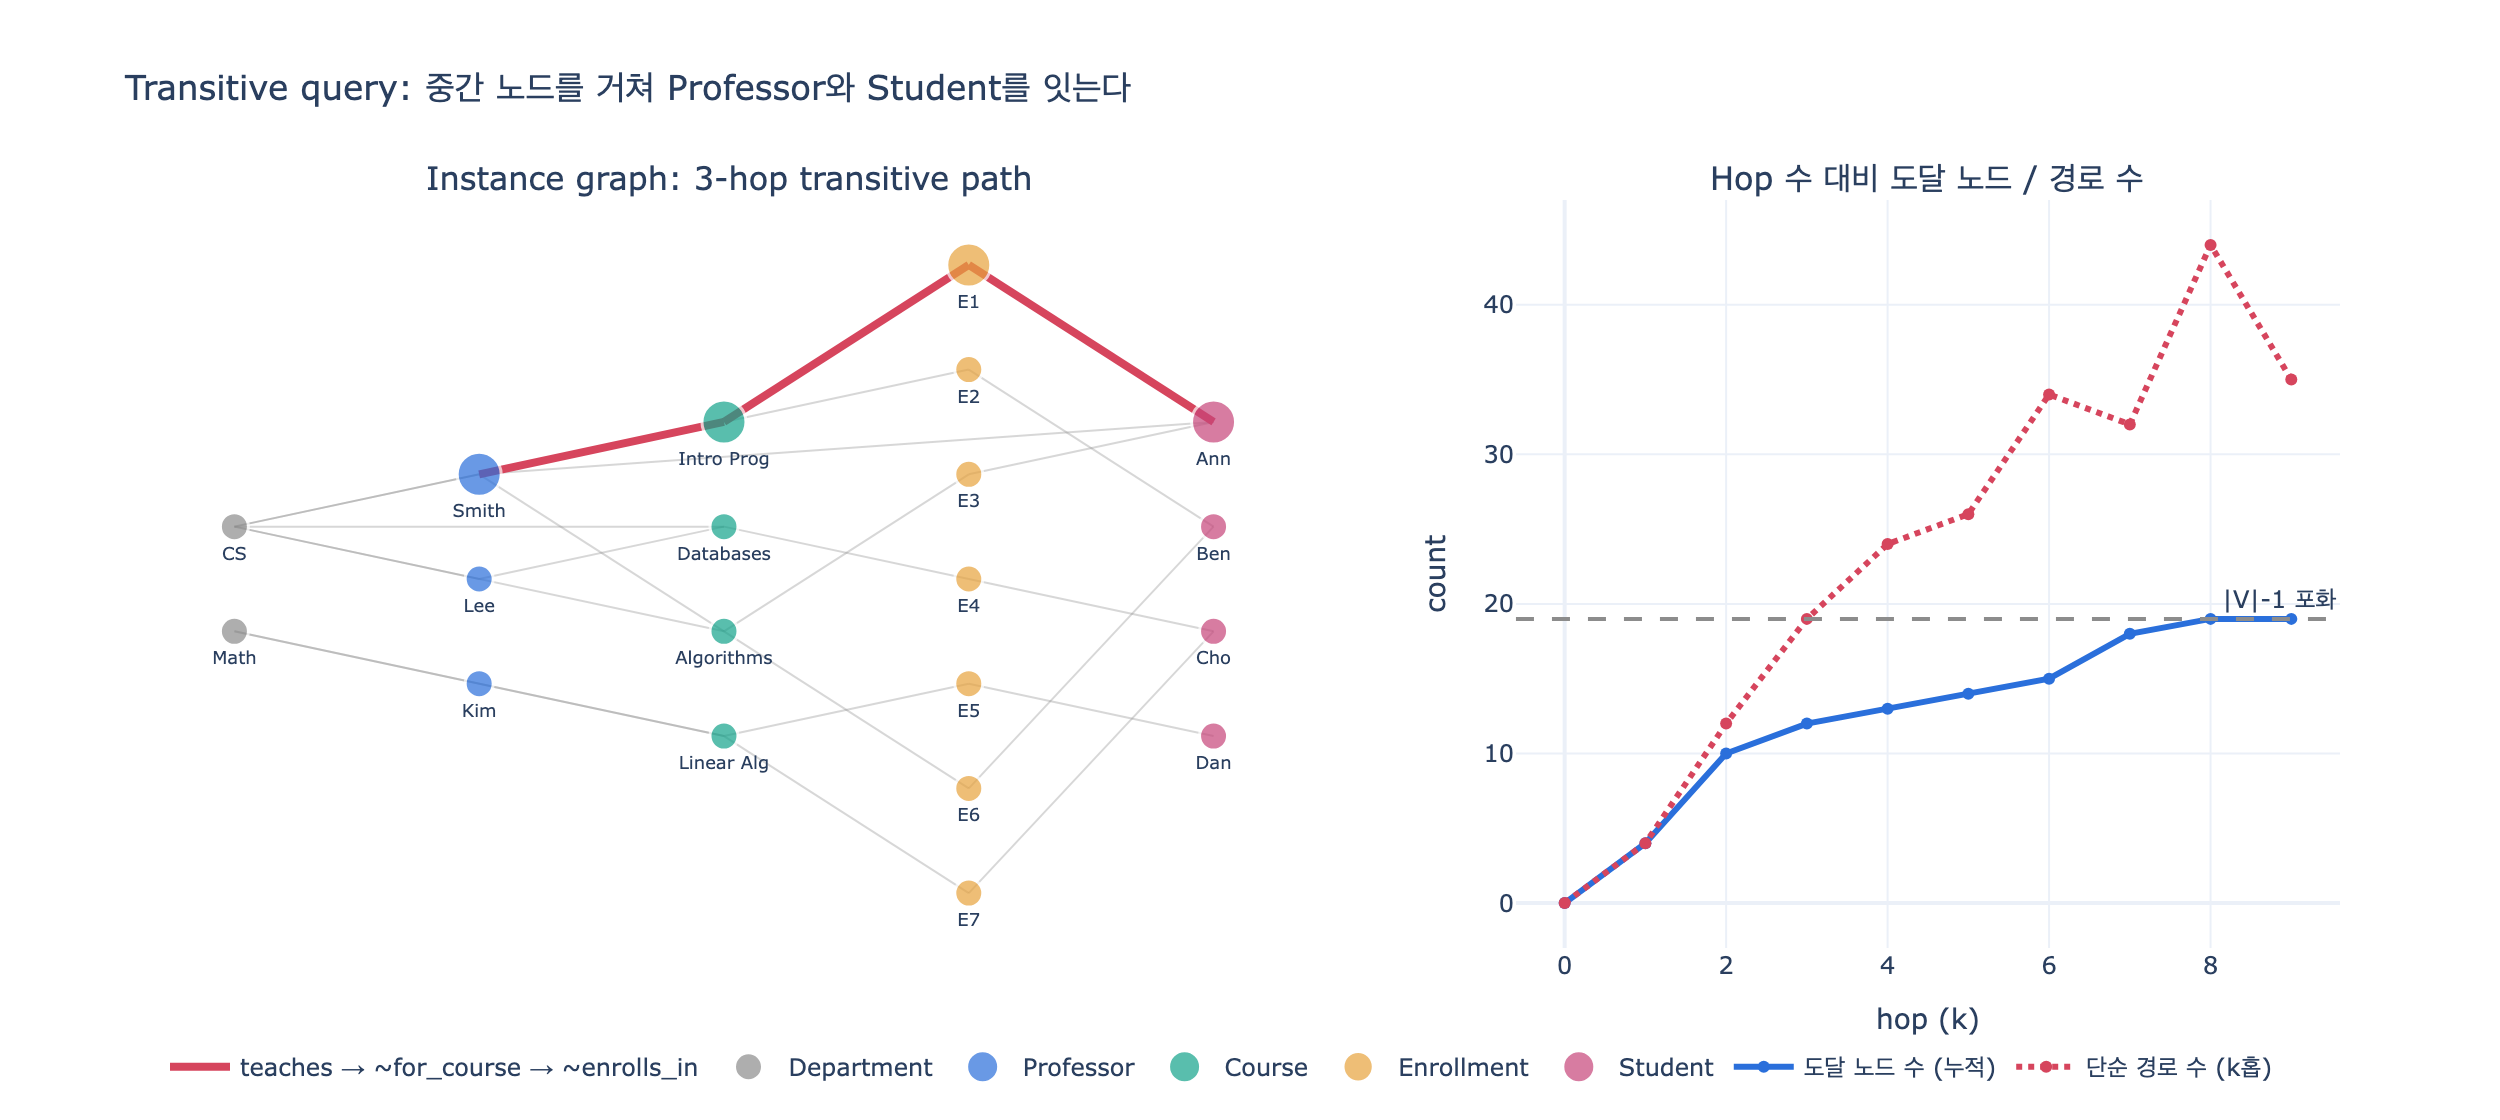

The script that drew this image:
# %% [markdown]
# # Transitive Query(전이 질의) 실험실
#
# **transitive query**란 *직접 관계가 없는 엔티티들을 중간 노드를 거쳐 여러 관계를 연달아 타고 연결하는 질의*다.
#
# University 온톨로지(5 엔티티 / 6 관계)에서 `Professor`와 `Student` 사이에는
# `teaches`, `enrolls_in` 같은 **직접 간선이 존재하지 않는다**(단, `advises`는 별개의 직접 관계다).
# 그럼에도 아래 경로를 타면 둘을 연결할 수 있다.
#
# $$\text{Professor} \xrightarrow{teaches} \text{Course} \xleftarrow{for\_course} \text{Enrollment} \xleftarrow{enrolls\_in} \text{Student}$$
#
# 경로(path)를 형식화하면 간선 라벨 $r_i$ 로 이어지는 노드 열이다.
#
# $$p = v_0 \xrightarrow{r_1} v_1 \xrightarrow{r_2} \cdots \xrightarrow{r_k} v_k, \qquad |p| = k \;(\text{hop 수})$$
#
# - $k = 1$ : **1홉 질의** — 인접 리스트 한 번 조회
# - $k \ge 2$ : **다홉 = 전이 질의** — 중간 노드를 경유
#
# 필요 패키지: plotly, kaleido (설치: `pip install plotly kaleido`)

# %%
from collections import defaultdict, deque
from itertools import count

import plotly.graph_objects as go
from plotly.subplots import make_subplots


def _show(fig):
    try:
        from IPython import get_ipython

        if get_ipython() is not None:  # VSCode 셀/Jupyter에서만 렌더링
            fig.show()
    except ImportError:
        pass


print("ready")
# 출력: ready

# %% [markdown]
# ## 1. 스키마 레벨: 5 엔티티 / 6 관계
#
# 온톨로지 스키마 자체도 그래프다. 먼저 엔티티 타입 사이의 관계를 인접 리스트로 만든다.

# %%
SCHEMA_EDGES = [
    ("Student", "enrolls_in", "Enrollment"),
    ("Enrollment", "for_course", "Course"),
    ("Professor", "teaches", "Course"),
    ("Professor", "advises", "Student"),
    ("Professor", "belongs_to", "Department"),
    ("Department", "offers", "Course"),
]

schema_adj = defaultdict(list)
for src, rel, dst in SCHEMA_EDGES:
    schema_adj[src].append((rel, dst))

for node in ["Department", "Professor", "Course", "Enrollment", "Student"]:
    print(f"{node:12s} -> {schema_adj[node]}")
# 출력: Department   -> [('offers', 'Course')]
# 출력: Professor    -> [('teaches', 'Course'), ('advises', 'Student'), ('belongs_to', 'Department')]
# 출력: Course       -> []            <- 나가는 간선 없음. 역방향 traversal이 필요한 이유
# 출력: Enrollment   -> [('for_course', 'Course')]
# 출력: Student      -> [('enrolls_in', 'Enrollment')]

# %% [markdown]
# ## 2. 인스턴스 데이터
#
# 실제 질의는 인스턴스 그래프 위에서 돈다. 작은 학사 데이터를 만든다.

# %%
NODES = {
    # id: (type, label, props)
    "D_CS": ("Department", "CS", {}),
    "D_MA": ("Department", "Math", {}),
    "P_SMITH": ("Professor", "Smith", {"tenured": True}),
    "P_LEE": ("Professor", "Lee", {"tenured": False}),
    "P_KIM": ("Professor", "Kim", {"tenured": True}),
    "C101": ("Course", "Intro Prog", {"level": 100}),
    "C201": ("Course", "Databases", {"level": 200}),
    "C301": ("Course", "Algorithms", {"level": 300}),
    "M201": ("Course", "Linear Alg", {"level": 200}),
    "E1": ("Enrollment", "E1", {"grade": "A"}),
    "E2": ("Enrollment", "E2", {"grade": "C"}),
    "E3": ("Enrollment", "E3", {"grade": "B"}),
    "E4": ("Enrollment", "E4", {"grade": "A"}),
    "E5": ("Enrollment", "E5", {"grade": "F"}),
    "E6": ("Enrollment", "E6", {"grade": "D"}),
    "E7": ("Enrollment", "E7", {"grade": "B"}),
    "S1": ("Student", "Ann", {}),
    "S2": ("Student", "Ben", {}),
    "S3": ("Student", "Cho", {}),
    "S4": ("Student", "Dan", {}),
}

EDGES = [
    ("P_SMITH", "belongs_to", "D_CS"),
    ("P_LEE", "belongs_to", "D_CS"),
    ("P_KIM", "belongs_to", "D_MA"),
    ("D_CS", "offers", "C101"),
    ("D_CS", "offers", "C201"),
    ("D_CS", "offers", "C301"),
    ("D_MA", "offers", "M201"),
    ("P_SMITH", "teaches", "C101"),
    ("P_SMITH", "teaches", "C301"),
    ("P_LEE", "teaches", "C201"),
    ("P_KIM", "teaches", "M201"),
    ("P_SMITH", "advises", "S1"),
    ("S1", "enrolls_in", "E1"),
    ("E1", "for_course", "C101"),
    ("S2", "enrolls_in", "E2"),
    ("E2", "for_course", "C101"),
    ("S1", "enrolls_in", "E3"),
    ("E3", "for_course", "C301"),
    ("S3", "enrolls_in", "E4"),
    ("E4", "for_course", "C201"),
    ("S4", "enrolls_in", "E5"),
    ("E5", "for_course", "M201"),
    ("S2", "enrolls_in", "E6"),
    ("E6", "for_course", "C301"),
    ("S3", "enrolls_in", "E7"),
    ("E7", "for_course", "M201"),
]

print(f"nodes={len(NODES)}, edges={len(EDGES)}")
# 출력: nodes=20, edges=26

# %% [markdown]
# ## 3. 양방향 인접 리스트
#
# GQL 패턴 `(p)-[:teaches]->(c)<-[:for_course]-(e)` 처럼 **간선을 역방향으로도 탄다**.
# 역방향 traversal은 라벨 앞에 `~` 를 붙여 구분한다.

# %%
adj = defaultdict(list)  # node -> [(rel, neighbor, direction)]
for src, rel, dst in EDGES:
    adj[src].append((rel, dst, "out"))
    adj[dst].append(("~" + rel, src, "in"))

for rel, nb, d in adj["C101"]:
    print(f"C101 --{rel:12s}--> {nb:8s} ({d})")
# 출력: C101 --~offers     --> D_CS     (in)
# 출력: C101 --~teaches    --> P_SMITH  (in)
# 출력: C101 --~for_course --> E1       (in)
# 출력: C101 --~for_course --> E2       (in)

# %% [markdown]
# ## 4. 1홉 질의 vs 전이 질의
#
# **1홉**: "Smith 교수가 가르치는 과목은?" — 인접 리스트 한 번이면 끝난다.
#
# **전이(3홉)**: "Smith 교수의 수업을 듣는 학생은?" — Professor와 Student 사이에는
# `teaches`/`enrolls_in` 경로상의 직접 간선이 없으므로 Course, Enrollment 두 중간 노드를 경유해야 한다.

# %%
def one_hop(node, rel):
    """1홉 질의: 특정 라벨로 인접 노드만 가져온다."""
    return [nb for r, nb, _ in adj[node] if r == rel]


def path_query(start, rel_pattern):
    """전이 질의: 라벨 시퀀스를 순서대로 타며 모든 경로를 반환한다."""
    paths = [[start]]
    for rel in rel_pattern:
        nxt = []
        for p in paths:
            for r, nb, _ in adj[p[-1]]:
                if r == rel and nb not in p:  # 단순 경로(노드 재방문 금지)
                    nxt.append(p + [nb])
        paths = nxt
    return paths


print("1-hop  teaches :", one_hop("P_SMITH", "teaches"))
# 출력: 1-hop  teaches : ['C101', 'C301']

PATTERN = ["teaches", "~for_course", "~enrolls_in"]
paths = path_query("P_SMITH", PATTERN)
for p in paths:
    print(" -> ".join(f"{n}({NODES[n][1]})" for n in p))
# 출력: P_SMITH(Smith) -> C101(Intro Prog) -> E1(E1) -> S1(Ann)
# 출력: P_SMITH(Smith) -> C101(Intro Prog) -> E2(E2) -> S2(Ben)
# 출력: P_SMITH(Smith) -> C301(Algorithms) -> E3(E3) -> S1(Ann)
# 출력: P_SMITH(Smith) -> C301(Algorithms) -> E6(E6) -> S2(Ben)

students = sorted({NODES[p[-1]][1] for p in paths})
print("Smith 교수 수업 수강생:", students)
# 출력: Smith 교수 수업 수강생: ['Ann', 'Ben']

# %% [markdown]
# ## 5. 중간 노드 속성으로 필터링
#
# 전이 질의의 진짜 힘은 **경로 중간 노드의 속성**까지 조건으로 걸 수 있다는 점이다.
#
# ```gql
# MATCH (d:Department)-[:offers]->(c:Course)<-[:for_course]-(e:Enrollment)<-[:enrolls_in]-(s:Student)
# WHERE e.grade IN ['C','D','F']
# RETURN d.name, COUNT(e)
# ```

# %%
struggling = defaultdict(list)
for dept in ["D_CS", "D_MA"]:
    for p in path_query(dept, ["offers", "~for_course", "~enrolls_in"]):
        _, course, enroll, student = p
        if NODES[enroll][2]["grade"] in ("C", "D", "F"):
            struggling[NODES[dept][1]].append((NODES[course][1], NODES[student][1], NODES[enroll][2]["grade"]))

for dept, rows in struggling.items():
    print(f"{dept}: count={len(rows)} {rows}")
# 출력: CS: count=2 [('Intro Prog', 'Ben', 'C'), ('Algorithms', 'Ben', 'D')]
# 출력: Math: count=1 [('Linear Alg', 'Dan', 'F')]

# 종신교수(tenured) 수업을 듣는 학생 — Professor 속성 + 3홉 경로
tenured_students = set()
for pid, (typ, name, props) in NODES.items():
    if typ == "Professor" and props.get("tenured"):
        for p in path_query(pid, PATTERN):
            tenured_students.add(NODES[p[-1]][1])
print("tenured 교수 수업 수강생:", sorted(tenured_students))
# 출력: tenured 교수 수업 수강생: ['Ann', 'Ben', 'Cho', 'Dan']

# %% [markdown]
# ## 6. 홉 수가 늘면 무엇이 커지는가
#
# - **도달 가능 노드** $R_k = \{v : dist(v_0, v) \le k\}$ — BFS로 구하며 노드 수 $|V|$ 로 포화된다.
# - **단순 경로 수** $P_k$ — 분기(branching)가 곱해져 도달 노드보다 훨씬 크게 불어난다.
#
# 즉 전이 질의의 비용은 "몇 개 노드에 닿느냐"가 아니라 **탐색해야 하는 경로 수**가 지배한다.

# %%
def reachable_within(start, max_hop):
    """홉별 누적 도달 노드 수."""
    dist = {start: 0}
    q = deque([start])
    while q:
        cur = q.popleft()
        for _, nb, _ in adj[cur]:
            if nb not in dist:
                dist[nb] = dist[cur] + 1
                q.append(nb)
    return [sum(1 for v in dist.values() if 0 < v <= k) for k in range(max_hop + 1)]


def simple_path_count(start, max_hop):
    """길이가 정확히 k인 단순 경로 수."""
    counts = []
    frontier = [[start]]
    for _ in range(max_hop):
        nxt = [p + [nb] for p in frontier for _, nb, _ in adj[p[-1]] if nb not in p]
        counts.append(len(nxt))
        frontier = nxt
    return [0] + counts


MAX_HOP = 9
reach = reachable_within("P_SMITH", MAX_HOP)
pcount = simple_path_count("P_SMITH", MAX_HOP)
print("hop :", list(range(MAX_HOP + 1)))
print("도달 노드 수(누적):", reach)
print("단순 경로 수(정확히 k홉):", pcount)
# 출력: hop : [0, 1, 2, 3, 4, 5, 6, 7, 8, 9]
# 출력: 도달 노드 수(누적): [0, 4, 10, 12, 13, 14, 15, 18, 19, 19]
# 출력: 단순 경로 수(정확히 k홉): [0, 4, 12, 19, 24, 26, 34, 32, 44, 35]

print(f"도달 노드는 8홉에서 |V|-1 = {len(NODES) - 1} 로 포화, 경로 수는 그 뒤에도 계속 오르내린다")
# 출력: 도달 노드는 8홉에서 |V|-1 = 19 로 포화, 경로 수는 그 뒤에도 계속 오르내린다

# %% [markdown]
# ## 7. 시각화
#
# 왼쪽: 인스턴스 그래프 위에 `Professor → Course → Enrollment → Student` 3홉 경로 강조.
# 오른쪽: 홉 수 대비 도달 노드 수(포화)와 단순 경로 수(폭발) 비교.

# %%
LAYER_X = {"Department": 0.0, "Professor": 1.0, "Course": 2.0, "Enrollment": 3.0, "Student": 4.0}
COLOR = {
    "Department": "#8C8C8C",
    "Professor": "#2A6FDB",
    "Course": "#14A38B",
    "Enrollment": "#E8A33D",
    "Student": "#C7457A",
}

pos = {}
by_layer = defaultdict(list)
for nid, (typ, _, _) in NODES.items():
    by_layer[typ].append(nid)
for typ, ids in by_layer.items():
    n = len(ids)
    for i, nid in enumerate(ids):
        pos[nid] = (LAYER_X[typ], (n - 1) / 2 - i)

HL_PATH = ["P_SMITH", "C101", "E1", "S1"]
hl_edges = {(HL_PATH[i], HL_PATH[i + 1]) for i in range(len(HL_PATH) - 1)}

fig = make_subplots(
    rows=1,
    cols=2,
    column_widths=[0.58, 0.42],
    subplot_titles=("Instance graph: 3-hop transitive path", "Hop 수 대비 도달 노드 / 경로 수"),
    specs=[[{"type": "xy"}, {"type": "xy"}]],
)

# --- 배경 간선
bx, by = [], []
for src, _, dst in EDGES:
    if (src, dst) in hl_edges or (dst, src) in hl_edges:
        continue
    bx += [pos[src][0], pos[dst][0], None]
    by += [pos[src][1], pos[dst][1], None]
fig.add_trace(
    go.Scatter(x=bx, y=by, mode="lines", line=dict(color="rgba(140,140,140,0.35)", width=1), hoverinfo="skip",
               showlegend=False),
    row=1, col=1,
)

# --- 강조 경로
hx, hy = [], []
for a, b in zip(HL_PATH, HL_PATH[1:]):
    hx += [pos[a][0], pos[b][0], None]
    hy += [pos[a][1], pos[b][1], None]
fig.add_trace(
    go.Scatter(x=hx, y=hy, mode="lines", line=dict(color="#D6455D", width=4),
               name="teaches → ~for_course → ~enrolls_in"),
    row=1, col=1,
)

# --- 노드
for typ, ids in by_layer.items():
    fig.add_trace(
        go.Scatter(
            x=[pos[i][0] for i in ids],
            y=[pos[i][1] for i in ids],
            mode="markers+text",
            marker=dict(size=[22 if i in HL_PATH else 14 for i in ids], color=COLOR[typ],
                        line=dict(color="white", width=1.5)),
            text=[NODES[i][1] for i in ids],
            textposition="bottom center",
            textfont=dict(size=9),
            name=typ,
            hovertext=[f"{i} ({typ})" for i in ids],
            hoverinfo="text",
        ),
        row=1, col=1,
    )

# --- 홉 증가 곡선
hops = list(range(MAX_HOP + 1))
fig.add_trace(
    go.Scatter(x=hops, y=reach, mode="lines+markers", name="도달 노드 수 (누적)",
               line=dict(color="#2A6FDB", width=3)),
    row=1, col=2,
)
fig.add_trace(
    go.Scatter(x=hops, y=pcount, mode="lines+markers", name="단순 경로 수 (k홉)",
               line=dict(color="#D6455D", width=3, dash="dot")),
    row=1, col=2,
)
fig.add_hline(y=len(NODES) - 1, line=dict(color="#8C8C8C", dash="dash"),
              annotation_text="|V|-1 포화", row=1, col=2)

fig.update_xaxes(visible=False, row=1, col=1)
fig.update_yaxes(visible=False, row=1, col=1)
fig.update_xaxes(title_text="hop (k)", row=1, col=2)
fig.update_yaxes(title_text="count", row=1, col=2)
fig.update_layout(
    title="Transitive query: 중간 노드를 거쳐 Professor와 Student를 잇는다",
    template="plotly_white",
    width=1250,
    height=560,
    legend=dict(orientation="h", y=-0.12),
)

_show(fig)
fig.write_image("expy.png", scale=2)
print("saved expy.png")
# 출력: saved expy.png

# %% [markdown]
# ## 정리
#
# 1. **1홉 질의**는 인접 리스트 한 번 조회 — 관계형 DB의 단일 JOIN과 다르지 않다.
# 2. **전이 질의**는 라벨 시퀀스를 따라 여러 관계를 연달아 타며, 간선을 역방향(`~rel`)으로도 탄다.
# 3. `Professor → Course → Enrollment → Student` 처럼 **직접 간선이 없는 두 엔티티**를
#    Course·Enrollment 같은 중간(junction) 노드로 연결하는 것이 그래프 온톨로지의 핵심 강점이다.
# 4. 경로 중간 노드의 속성(`Enrollment.grade`, `Professor.tenured`)까지 조건에 넣을 수 있어
#    "종신교수 수업에서 C 이하를 받은 학생" 같은 질문이 한 패턴으로 표현된다.
# 5. 홉이 늘면 도달 노드 수는 $|V|$ 로 포화하지만 탐색할 경로 수는 그보다 훨씬 크게 불어난다
#    → 실무 질의에는 반드시 **홉 수 상한**과 방문 노드 중복 제거가 필요하다.
